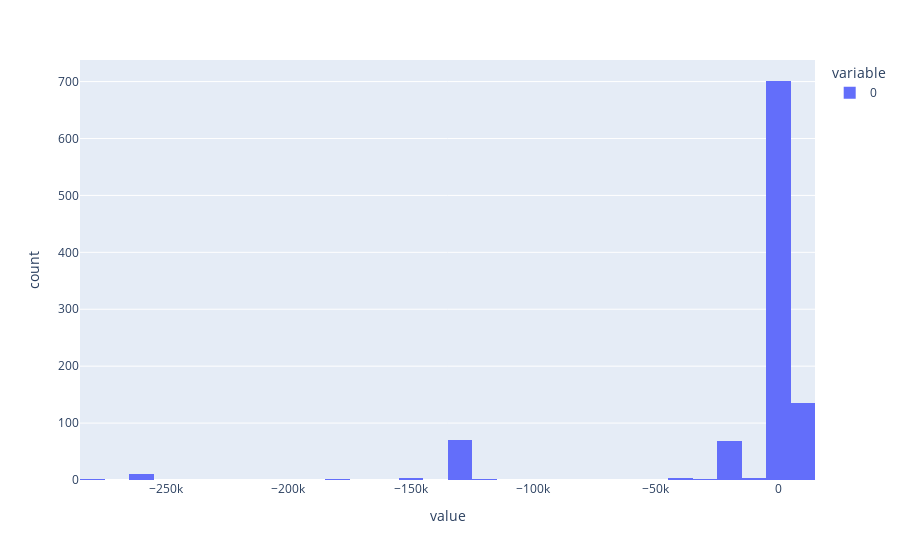

The code cell stored with this chart in its notebook:
### Code cell
px.histogram(df)

### Figure 1 — Plotly figure (JSON) as saved in the notebook; plotly's stock layout.template omitted (floating-point values rounded to 4 significant figures; data arrays with more than 128 entries replaced by an {"elided": "..."} marker saying what was removed)
{"data": [{"alignmentgroup": "True", "bingroup": "x", "hovertemplate": "variable=0<br>value=%{x}<br>count=%{y}<extra></extra>", "legendgroup": "0", "marker": {"color": "#636efa", "pattern": {"shape": ""}}, "name": "0", "offsetgroup": "0", "orientation": "v", "showlegend": true, "type": "histogram", "x": {"elided": "1000 float values"}, "xaxis": "x", "yaxis": "y"}], "layout": {"barmode": "relative", "legend": {"title": {"text": "variable"}, "tracegroupgap": 0}, "margin": {"t": 60}, "xaxis": {"anchor": "y", "domain": [0, 1], "title": {"text": "value"}}, "yaxis": {"anchor": "x", "domain": [0, 1], "title": {"text": "count"}}}}
